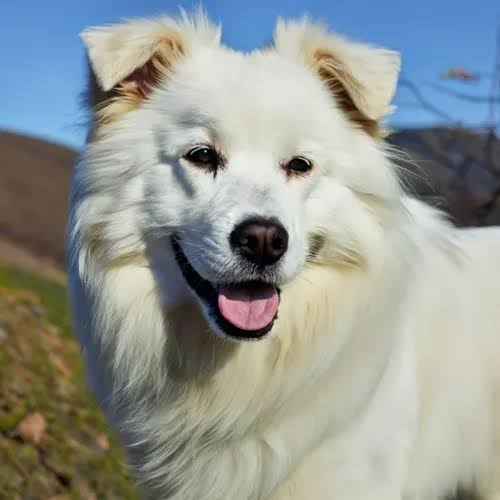
#> input picture images.jpg, 500 x 500 px, found by its file name
$ jupyter execute Notebook_08_Morphological_Image_Processing_and_Image_Segmentation.ipynb   (older library calls are emulated)
#> lines starting #> are read from the running program, lines starting #| are printed output that depends on the picture; after the words box and inside, x2 and y2 are one past the last pixel; in counts of white or black regions, pixels touching at a corner belong together
# Self-Guided Laboratory Session

## Image Enhancement and Morphological Image Processing

**Duration:** 2 hours
**Tasks:** brightness and contrast adjustment, histogram equalization, smoothing filters, sharpening, unsharp masking, morphological processing, and segmentation.

## Learning Outcomes

- Adjust image brightness and contrast using intensity transformations.
- Improve image contrast using histogram equalization.
- Compare average, Gaussian, and median smoothing filters.
- Apply sharpening and unsharp masking.
- Use thresholding, erosion, dilation, opening, closing, and connected components for object counting.

## Setup

Set `IMAGE_PATH` to your own image file if required. If it is left as `None`, the notebook creates sample images so every task can be completed without extra files.

[cell 1]
import cv2
import numpy as np
import matplotlib.pyplot as plt
from pathlib import Path

plt.rcParams["figure.figsize"] = (12, 5)
plt.rcParams["axes.titlesize"] = 11

# Optional: replace None with a local image path, for example "sample.jpg".
IMAGE_PATH = "/content/images.jpg"

[cell 2]
def show_images(titles, images, cols=None, figsize=None):
    """Display grayscale or BGR/RGB images in a compact grid."""
    total = len(images)
    cols = cols or total
    rows = int(np.ceil(total / cols))
    figsize = figsize or (4 * cols, 4 * rows)
    fig, axes = plt.subplots(rows, cols, figsize=figsize)
    axes = np.array(axes).reshape(-1)

    for ax, title, image in zip(axes, titles, images):
        if image.ndim == 2:
            ax.imshow(image, cmap="gray", vmin=0, vmax=255)
        else:
            ax.imshow(cv2.cvtColor(image, cv2.COLOR_BGR2RGB))
        ax.set_title(title)
        ax.axis("off")

    for ax in axes[total:]:
        ax.axis("off")

    plt.tight_layout()
    plt.show()


# [16 lines left out: function create_sample_image, not called in this run]


def load_or_create_image(image_path=None):
#> called with image_path = '/content/images.jpg'
    if image_path is not None and Path(image_path).exists():
        color = cv2.imread(str(image_path), cv2.IMREAD_COLOR)
#> color is the input picture: shape (500, 500, 3); mean B, G, R 147.9, 152.2, 147.1
        if color is None:
            raise ValueError(f"Could not read image: {image_path}")
        gray = cv2.cvtColor(color, cv2.COLOR_BGR2GRAY)
        return gray, color

    return create_sample_image()


gray_img, color_img = load_or_create_image(IMAGE_PATH)
show_images(["Grayscale image", "Color image"], [gray_img, color_img], cols=2)
#> in show_images, `total = len(images)`: total = 2
#> in show_images, `rows = int(np.ceil(total / cols))`: rows = 1
#> in show_images, `figsize = figsize or (4 * cols, 4 * rows)`: figsize = (8, 4)
#> the loop in show_images, `for ax, title, image in zip(axes, titles, images):` made 2 passes
#> title on passes 1 to 2: 'Grayscale image', 'Color image'

## Task 1: Brightness and Contrast Adjustment

**Deliverable:** original image, brightness +50, brightness -50, and contrast x1.5.

[cell 3]
def adjust_brightness(image, value):
#> called with value = 50
    return cv2.convertScaleAbs(image, alpha=1.0, beta=value)


def adjust_contrast(image, factor):
#> called with factor = 1.5
    return cv2.convertScaleAbs(image, alpha=factor, beta=0)
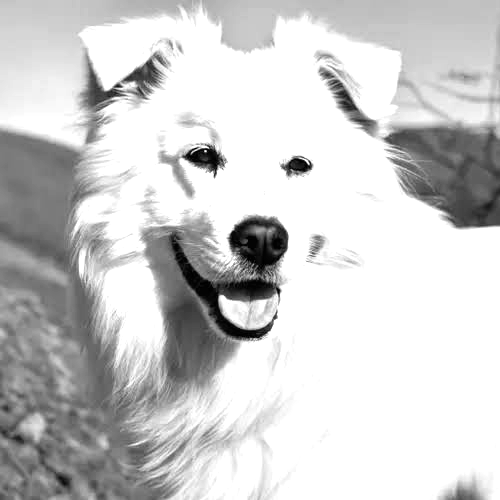
#> returned value: shape (500, 500); min 0, max 255, mean 204.9


brightness_plus_50 = adjust_brightness(gray_img, 50)
brightness_minus_50 = adjust_brightness(gray_img, -50)
contrast_1_5 = adjust_contrast(gray_img, 1.5)

show_images(
    ["Original", "Brightness +50", "Brightness -50", "Contrast x1.5"],
    [gray_img, brightness_plus_50, brightness_minus_50, contrast_1_5],
    cols=4,
    figsize=(16, 4),
)
#> the loop in show_images (call 2), `for ax, title, image in zip(axes, titles, images):` made 4 passes
#> title on passes 1 to 4: 'Original', 'Brightness +50', 'Brightness -50', 'Contrast x1.5'

## Task 2: Histogram Equalization

Apply histogram equalization and compare the histogram before and after processing.

[cell 4]
equalized_img = cv2.equalizeHist(gray_img)
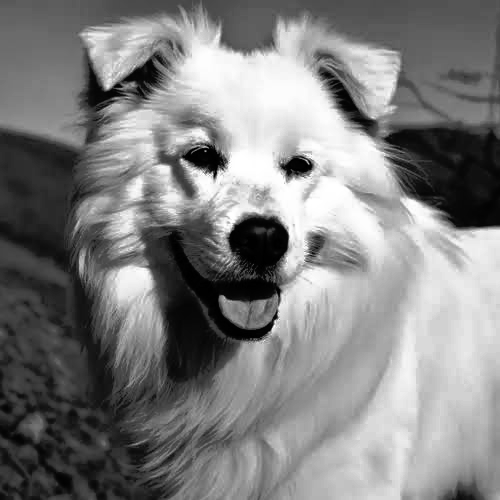
#> equalized_img: shape (500, 500); min 0, max 255, mean 128.3

fig, axes = plt.subplots(2, 2, figsize=(12, 8))

axes[0, 0].imshow(gray_img, cmap="gray", vmin=0, vmax=255)
axes[0, 0].set_title("Original Image")
axes[0, 0].axis("off")

axes[0, 1].imshow(equalized_img, cmap="gray", vmin=0, vmax=255)
axes[0, 1].set_title("Histogram Equalized Image")
axes[0, 1].axis("off")

axes[1, 0].hist(gray_img.ravel(), bins=256, range=(0, 256), color="steelblue")
axes[1, 0].set_title("Original Histogram")
axes[1, 0].set_xlabel("Pixel intensity")
axes[1, 0].set_ylabel("Frequency")

axes[1, 1].hist(equalized_img.ravel(), bins=256, range=(0, 256), color="darkorange")
axes[1, 1].set_title("Equalized Histogram")
axes[1, 1].set_xlabel("Pixel intensity")
axes[1, 1].set_ylabel("Frequency")

plt.tight_layout()
plt.show()
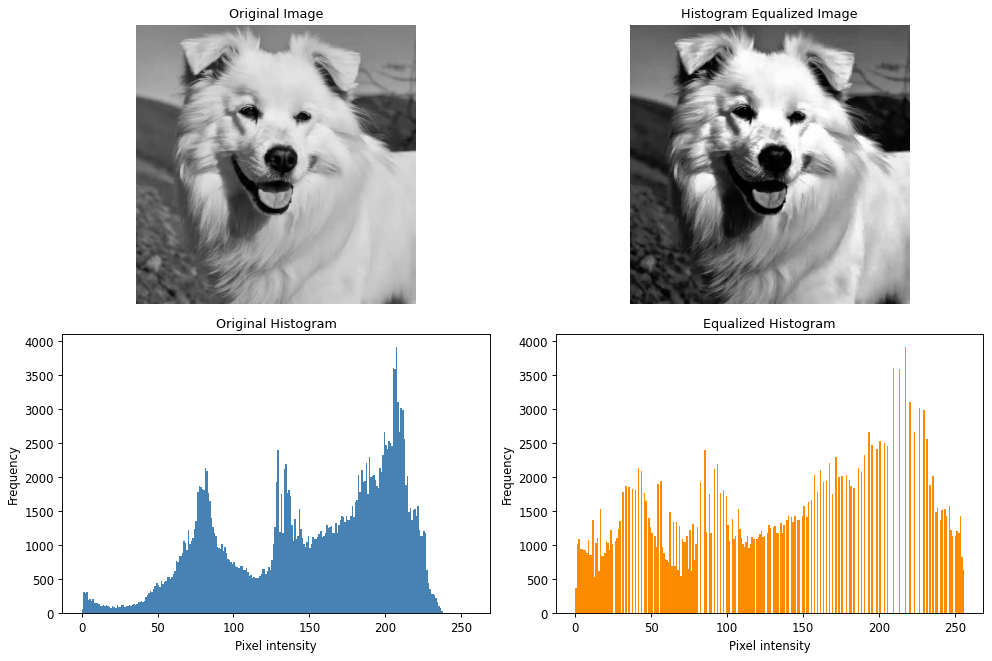
#> figure drawn by matplotlib, 4 panels; panel 3: tallest bar 3912 high, from x = 207 to 208; panel 4: tallest bar 3912 high, from x = 217 to 218

## Task 3: Smoothing Filters

Compare average, Gaussian, and median filters on a noisy image.

[cell 5]
def add_salt_and_pepper_noise(image, amount=0.04, salt_vs_pepper=0.5, seed=7):
#> called with amount = 0.04, salt_vs_pepper = 0.5, seed = 7
    noisy = image.copy()
    rng = np.random.default_rng(seed)
    total_pixels = image.size
#> total_pixels = 250000

    salt_count = int(total_pixels * amount * salt_vs_pepper)
#> salt_count = 5000
    pepper_count = int(total_pixels * amount * (1 - salt_vs_pepper))
#> pepper_count = 5000

    salt_rows = rng.integers(0, image.shape[0], salt_count)
    salt_cols = rng.integers(0, image.shape[1], salt_count)
    noisy[salt_rows, salt_cols] = 255

    pepper_rows = rng.integers(0, image.shape[0], pepper_count)
    pepper_cols = rng.integers(0, image.shape[1], pepper_count)
    noisy[pepper_rows, pepper_cols] = 0
    return noisy


noisy_img = add_salt_and_pepper_noise(gray_img)
average_filtered = cv2.blur(noisy_img, (5, 5))
gaussian_filtered = cv2.GaussianBlur(noisy_img, (5, 5), sigmaX=0)
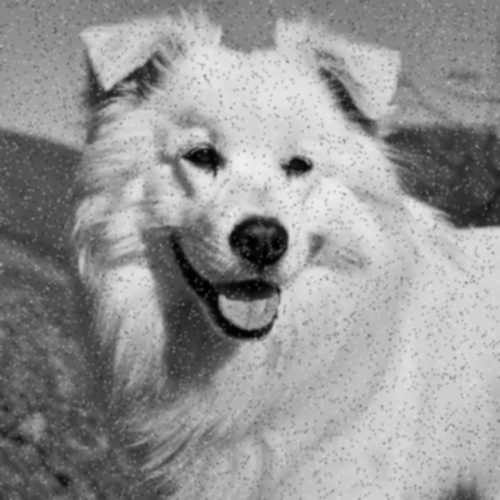
#> gaussian_filtered: shape (500, 500); min 1, max 239, mean 149.3
median_filtered = cv2.medianBlur(noisy_img, 5)

show_images(
    ["Noisy Image", "Average Filter", "Gaussian Filter", "Median Filter"],
    [noisy_img, average_filtered, gaussian_filtered, median_filtered],
    cols=4,
    figsize=(16, 4),
)

## Task 4: Sharpening and Unsharp Masking

Create a blurred image, extract a mask, and generate sharpened outputs.

[cell 6]
blurred_img = cv2.GaussianBlur(gray_img, (7, 7), sigmaX=0)

# The absolute mask is easier to display; signed subtraction is used inside addWeighted.
mask_img = cv2.absdiff(gray_img, blurred_img)
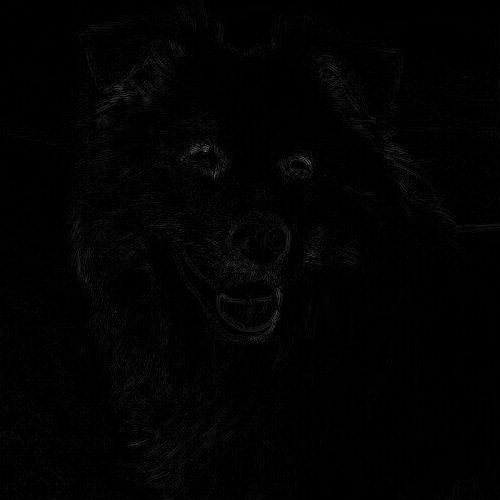
#> mask_img: shape (500, 500); min 0, max 118, mean 2.3
unsharp_img = cv2.addWeighted(gray_img, 1.5, blurred_img, -0.5, 0)
high_boost_img = cv2.addWeighted(gray_img, 2.0, blurred_img, -1.0, 0)

show_images(
    ["Original", "Blurred", "Mask", "Unsharp Masking", "High-boost Sharpening"],
    [gray_img, blurred_img, mask_img, unsharp_img, high_boost_img],
    cols=5,
    figsize=(18, 4),
)

## Task 5: Morphological Processing and Segmentation

Threshold the image, perform erosion, dilation, opening, and closing, then count the objects using connected components.

[cell 7]
def create_segmentation_sample():
    image = np.zeros((320, 420), dtype=np.uint8)
    cv2.circle(image, (80, 95), 38, 210, -1)
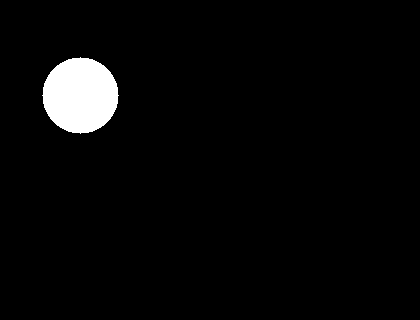
#> image: shape (320, 420); values 0 (black) and 210 (white), 3.4% white; 1 white region, box (x1, y1, x2, y2) and area: (42, 57, 119, 134) 4513
    cv2.circle(image, (190, 115), 45, 230, -1)
    cv2.rectangle(image, (285, 55), (365, 135), 200, -1)
    cv2.ellipse(image, (115, 230), (48, 32), 20, 0, 360, 220, -1)
    cv2.rectangle(image, (235, 205), (330, 275), 235, -1)

    rng = np.random.default_rng(11)
    for _ in range(60):
        row = rng.integers(0, image.shape[0])
        col = rng.integers(0, image.shape[1])
        image[row, col] = 255
#> image: shape (320, 420); min 0, max 255, mean 47.8

    return image


segmentation_img = create_segmentation_sample()
_, binary_img = cv2.threshold(
    segmentation_img, 0, 255, cv2.THRESH_BINARY + cv2.THRESH_OTSU
)
#> binary_img: shape (320, 420); 21.8% white; 53 white regions (48 under 20 px), largest, box (x1, y1, x2, y2) and area: (235, 205, 331, 276) 6816, (285, 55, 366, 136) 6561, (145, 70, 236, 161) 6362, (69, 196, 162, 265) 4950, (42, 57, 119, 134) 4513

kernel = cv2.getStructuringElement(cv2.MORPH_ELLIPSE, (5, 5))
#> kernel = [[0, 0, 1, 0, 0], [1, 1, 1, 1, 1], [1, 1, 1, 1, 1], [1, 1, 1, 1, 1], [0, 0, 1, 0, 0]]

eroded_img = cv2.erode(binary_img, kernel, iterations=1)
#> eroded_img: shape (320, 420); 19.6% white; 5 white regions, box (x1, y1, x2, y2) and area: (237, 207, 329, 274) 6164, (287, 57, 364, 134) 5929, (148, 72, 233, 159) 5792, (71, 198, 160, 263) 4441, (45, 59, 116, 132) 4035
dilated_img = cv2.dilate(binary_img, kernel, iterations=1)
#> dilated_img: shape (320, 420); 24.5% white; 48 white regions (43 under 20 px), largest, box (x1, y1, x2, y2) and area: (228, 198, 333, 278) 7526, (279, 53, 368, 138) 7231, (143, 68, 238, 163) 6958, (67, 194, 164, 267) 5483, (35, 53, 121, 136) 5045
opened_img = cv2.morphologyEx(binary_img, cv2.MORPH_OPEN, kernel)
#> opened_img: shape (320, 420); 21.7% white; 5 white regions, box (x1, y1, x2, y2) and area: (235, 205, 331, 276) 6808, (285, 55, 366, 136) 6553, (146, 70, 235, 161) 6360, (69, 196, 162, 265) 4949, (43, 57, 118, 134) 4511
closed_img = cv2.morphologyEx(binary_img, cv2.MORPH_CLOSE, kernel)
#> closed_img: shape (320, 420); 21.8% white; 52 white regions (47 under 20 px), largest, box (x1, y1, x2, y2) and area: (233, 204, 331, 276) 6819, (283, 55, 366, 136) 6563, (145, 70, 236, 161) 6362, (69, 196, 162, 265) 4951, (42, 55, 119, 134) 4520

# Boundary Extraction: A - (A ⊖ B)
boundary_img = cv2.subtract(binary_img, eroded_img)
#> boundary_img: shape (320, 420); 2.1% white in thin lines or dots

show_images(
    [
        "Input",
        "Threshold",
        "Erosion",
        "Dilation",
        "Opening",
        "Closing",
        "Boundary"
    ],
    [
        segmentation_img,
        binary_img,
        eroded_img,
        dilated_img,
        opened_img,
        closed_img,
        boundary_img
    ],
    cols=3,
    figsize=(12, 8),
)

[cell 8]
num_labels, labels, stats, centroids = cv2.connectedComponentsWithStats(opened_img, connectivity=8)
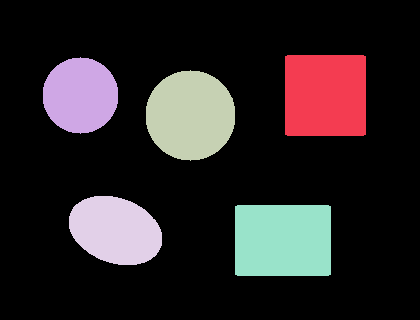
#> labels: shape (320, 420) int32; 6 distinct labels, from 0 to 5; one colour per label, 0 black
#> num_labels = 6; stats = [[0, 0, 420, 320, 105219], [285, 55, 81, 81, 6553], [43, 57, 75, 77, 4511], [146, 70, 89, 91, 6360], [69, 196, 93, 69, 4949], [235, 205, 96, 71, 6808]]; centroids = [[208.8, 160.4], [325, 95], [80, 95], [190, 115], [115, 230], [282.5, 240]]

min_area = 100
object_count = 0
count_visualization = cv2.cvtColor(opened_img, cv2.COLOR_GRAY2BGR)

for label_id in range(1, num_labels):
    area = stats[label_id, cv2.CC_STAT_AREA]
    if area < min_area:
        continue

    object_count += 1
    x = stats[label_id, cv2.CC_STAT_LEFT]
    y = stats[label_id, cv2.CC_STAT_TOP]
    w = stats[label_id, cv2.CC_STAT_WIDTH]
    h = stats[label_id, cv2.CC_STAT_HEIGHT]
    cx, cy = centroids[label_id]

    cv2.rectangle(count_visualization, (x, y), (x + w, y + h), (0, 180, 255), 2)
    cv2.putText(
        count_visualization,
        str(object_count),
        (int(cx) - 8, int(cy) + 5),
        cv2.FONT_HERSHEY_SIMPLEX,
        0.6,
        (0, 0, 255),
        2,
    )
#> this loop made 5 passes
#> (area, x, y, w, h, cx, cy) on passes 1 to 5: (6553, 285, 55, 81, 81, 325, 95), (4511, 43, 57, 75, 77, 80, 95), (6360, 146, 70, 89, 91, 190, 115), (4949, 69, 196, 93, 69, 115, 230), (6808, 235, 205, 96, 71, 282.5, 240)
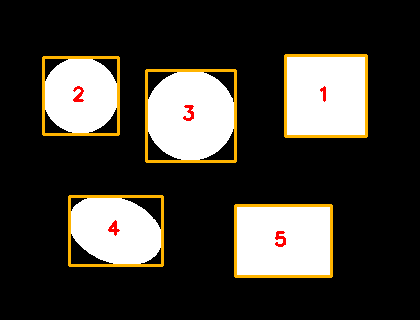
#> count_visualization: shape (320, 420, 3); mean B, G, R 52.2, 58.8, 62.4
#> after the loop, object_count = 5

print(f"Object count after opening with minimum area {min_area}: {object_count}")
#| Object count after opening with minimum area 100: 5
show_images(["Counted Objects"], [count_visualization], cols=1, figsize=(6, 5))

## Additional Segmentation Techniques

This section covers the remaining segmentation methods: global thresholding, adaptive thresholding, Otsu thresholding, edge-based segmentation, region growing, watershed, and k-means clustering.

### Thresholding: Global, Adaptive, and Otsu

Global thresholding uses one fixed threshold value. Adaptive thresholding computes local thresholds for small neighborhoods. Otsu's method automatically selects a threshold from the image histogram.

[cell 9]
_, global_threshold = cv2.threshold(gray_img, 127, 255, cv2.THRESH_BINARY)
#> global_threshold: shape (500, 500); 68.4% white; 110 black regions (84 under 20 px), largest, box (x1, y1, x2, y2) and area: (0, 128, 289, 500) 58928, (382, 122, 500, 229) 9461, (79, 48, 170, 145) 2693

adaptive_mean_threshold = cv2.adaptiveThreshold(
    gray_img,
    255,
    cv2.ADAPTIVE_THRESH_MEAN_C,
    cv2.THRESH_BINARY,
    21,
    5,
)
#> adaptive_mean_threshold: shape (500, 500); 77.4% white; 590 black regions (430 under 20 px), largest, box (x1, y1, x2, y2) and area: (135, 188, 304, 424) 9780, (61, 2, 184, 145) 3945, (326, 79, 480, 170) 2586

adaptive_gaussian_threshold = cv2.adaptiveThreshold(
    gray_img,
    255,
    cv2.ADAPTIVE_THRESH_GAUSSIAN_C,
    cv2.THRESH_BINARY,
    21,
    5,
)
#> adaptive_gaussian_threshold: shape (500, 500); 84% white; 1042 black regions (789 under 20 px), largest, box (x1, y1, x2, y2) and area: (116, 214, 289, 341) 4913, (76, 37, 176, 110) 1728, (324, 79, 480, 154) 1492

otsu_value, otsu_threshold = cv2.threshold(gray_img, 0, 255, cv2.THRESH_BINARY + cv2.THRESH_OTSU)
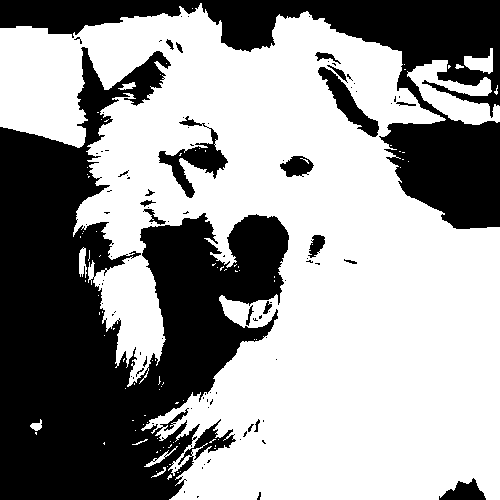
#> otsu_threshold: shape (500, 500); 59.7% white; 98 black regions (76 under 20 px), largest, box (x1, y1, x2, y2) and area: (0, 47, 289, 500) 66302, (0, 0, 500, 229) 29221, (158, 116, 228, 198) 1640
#> otsu_value = 140

print(f"Otsu threshold value: {otsu_value:.2f}")
#| Otsu threshold value: 140.00
show_images(
    ["Original", "Global", "Adaptive Mean", "Adaptive Gaussian", "Otsu"],
    [gray_img, global_threshold, adaptive_mean_threshold, adaptive_gaussian_threshold, otsu_threshold],
    cols=5,
    figsize=(18, 4),
)

### Edge-Based Segmentation

Edge-based segmentation detects strong intensity changes. The common operators below are Canny, Sobel, Laplacian, and Prewitt.

[cell 10]
canny_edges = cv2.Canny(gray_img, 100, 200)
#> canny_edges: shape (500, 500); 3.2% white in thin lines or dots, all inside (x1, y1, x2, y2) = (69, 1, 500, 500)

sobel_x = cv2.Sobel(gray_img, cv2.CV_64F, 1, 0, ksize=3)
sobel_y = cv2.Sobel(gray_img, cv2.CV_64F, 0, 1, ksize=3)
sobel_magnitude = cv2.magnitude(sobel_x, sobel_y)
sobel_edges = cv2.normalize(sobel_magnitude, None, 0, 255, cv2.NORM_MINMAX).astype(np.uint8)

laplacian = cv2.Laplacian(gray_img, cv2.CV_64F, ksize=3)
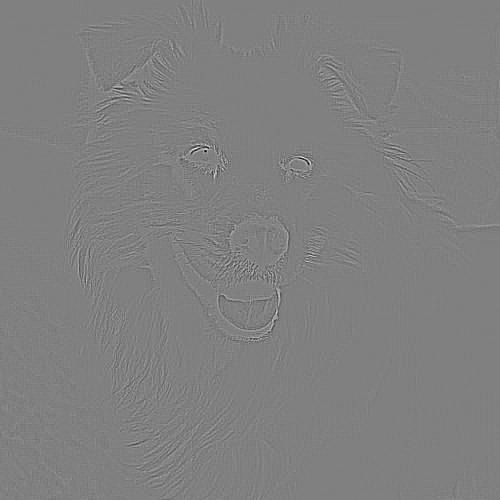
#> laplacian: shape (500, 500) float64; min -862, max 850, mean 0; drawn with min black and max white
laplacian_edges = cv2.convertScaleAbs(laplacian)

prewitt_kernel_x = np.array([[-1, 0, 1], [-1, 0, 1], [-1, 0, 1]], dtype=np.float32)
prewitt_kernel_y = np.array([[1, 1, 1], [0, 0, 0], [-1, -1, -1]], dtype=np.float32)
prewitt_x = cv2.filter2D(gray_img, cv2.CV_32F, prewitt_kernel_x)
prewitt_y = cv2.filter2D(gray_img, cv2.CV_32F, prewitt_kernel_y)
prewitt_magnitude = cv2.magnitude(prewitt_x, prewitt_y)
prewitt_edges = cv2.normalize(prewitt_magnitude, None, 0, 255, cv2.NORM_MINMAX).astype(np.uint8)

show_images(
    ["Original", "Canny", "Sobel", "Laplacian", "Prewitt"],
    [gray_img, canny_edges, sobel_edges, laplacian_edges, prewitt_edges],
    cols=5,
    figsize=(18, 4),
)

### Region-Based Segmentation: Region Growing

Region growing starts from a seed pixel and extends the region to neighboring pixels with similar intensity.

[cell 11]
def region_growing(image, seed, similarity_threshold=25):
#> called with seed = (95, 80), similarity_threshold = 35
    height, width = image.shape
#> height = 320; width = 420
    seed_row, seed_col = seed
    seed_value = int(image[seed_row, seed_col])
#> seed_value = 210
    visited = np.zeros_like(image, dtype=bool)
    region = np.zeros_like(image, dtype=np.uint8)
    stack = [(seed_row, seed_col)]

    while stack:
        row, col = stack.pop()
        if row < 0 or row >= height or col < 0 or col >= width or visited[row, col]:
            continue

        visited[row, col] = True
        if abs(int(image[row, col]) - seed_value) > similarity_threshold:
            continue

        region[row, col] = 255
        stack.extend(
            [
                (row - 1, col),
                (row + 1, col),
                (row, col - 1),
                (row, col + 1),
            ]
        )
#> after the loop, stack = []

    return region


seed_point = (95, 80)  # row, column inside the first circular object
region_mask = region_growing(segmentation_img, seed_point, similarity_threshold=35)
seed_visualization = cv2.cvtColor(segmentation_img, cv2.COLOR_GRAY2BGR)
cv2.circle(seed_visualization, (seed_point[1], seed_point[0]), 5, (0, 0, 255), -1)

show_images(
    ["Image with Seed", "Region Growing Mask"],
    [seed_visualization, region_mask],
    cols=2,
    figsize=(10, 4),
)

### Watershed Segmentation

Watershed treats the image as a topographic surface and separates touching or nearby regions using marker labels.

[cell 12]
_, watershed_binary = cv2.threshold(segmentation_img, 0, 255, cv2.THRESH_BINARY + cv2.THRESH_OTSU)
watershed_opening = cv2.morphologyEx(watershed_binary, cv2.MORPH_OPEN, kernel, iterations=2)

sure_background = cv2.dilate(watershed_opening, kernel, iterations=3)
distance_transform = cv2.distanceTransform(watershed_opening, cv2.DIST_L2, 5)
_, sure_foreground = cv2.threshold(distance_transform, 0.45 * distance_transform.max(), 255, 0)
sure_foreground = sure_foreground.astype(np.uint8)
unknown_region = cv2.subtract(sure_background, sure_foreground)

_, watershed_markers = cv2.connectedComponents(sure_foreground)
watershed_markers = watershed_markers + 1
watershed_markers[unknown_region == 255] = 0

watershed_input = cv2.cvtColor(segmentation_img, cv2.COLOR_GRAY2BGR)
watershed_result = cv2.watershed(watershed_input, watershed_markers)
watershed_visualization = watershed_input.copy()
watershed_visualization[watershed_result == -1] = [0, 0, 255]

show_images(
    ["Binary", "Sure Foreground", "Unknown Region", "Watershed Boundaries"],
    [watershed_binary, sure_foreground, unknown_region, watershed_visualization],
    cols=4,
    figsize=(16, 4),
)

### K-Means Clustering-Based Segmentation

K-means groups pixels into clusters based on intensity values. Each cluster becomes one segmented intensity class.

[cell 13]
pixel_values = gray_img.reshape((-1, 1)).astype(np.float32)

criteria = (cv2.TERM_CRITERIA_EPS + cv2.TERM_CRITERIA_MAX_ITER, 100, 0.2)
#> criteria = (3, 100, 0.2)
cluster_count = 2
_, cluster_labels, cluster_centers = cv2.kmeans(
    pixel_values,
    cluster_count,
    None,
    criteria,
    10,
    cv2.KMEANS_RANDOM_CENTERS,
)
#> cluster_centers = [92.02, 189.5]

# Map cluster centers to black (0) and white (255)
# Determine which cluster center is darker and assign it to 0, the other to 255
segmented_colors = np.zeros(cluster_centers.shape, dtype=np.uint8)
#> segmented_colors = [0, 0]
if cluster_centers[0] < cluster_centers[1]:
    segmented_colors[0] = 0   # Darker cluster becomes black
    segmented_colors[1] = 255 # Lighter cluster becomes white
else:
    segmented_colors[0] = 255 # Lighter cluster becomes white
    segmented_colors[1] = 0   # Darker cluster becomes black

kmeans_segmented = segmented_colors[cluster_labels.flatten()].reshape(gray_img.shape)

show_images(
    ["Original", f"K-Means Segmentation, K={cluster_count}"],
    [gray_img, kmeans_segmented],
    cols=2,
    figsize=(10, 4),
)
